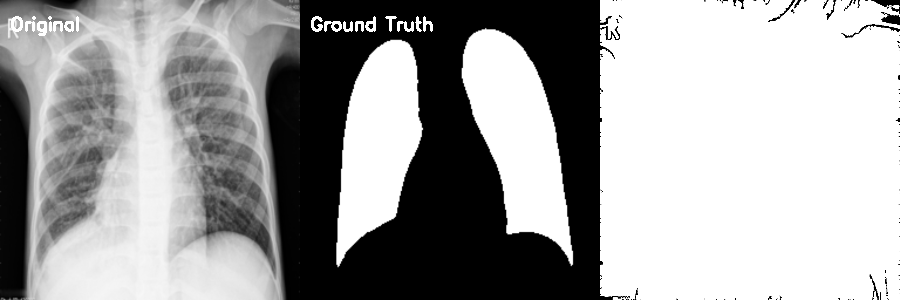
#> input picture lung_segmentation_comparison/non_COVID (11194)_adaptive.png, 900 x 300 px; its folder holds only this picture in this run
$ python -i seg4.py   (imports and definitions only)   (older library calls are emulated)
#> lines starting #> are read from the running program, lines starting #| are printed output that depends on the picture; after the words box and inside, x2 and y2 are one past the last pixel; in counts of white or black regions, pixels touching at a corner belong together
#> further down, picture is the input picture: shape (300, 900); min 0, max 255, mean 160.3
import cv2
import numpy as np
import matplotlib.pyplot as plt
import os

from skimage import measure, morphology
from scipy.ndimage import binary_fill_holes


# -------------------------------------------------
# Image Reading & Preprocessing
# -------------------------------------------------
def read_and_preprocess(path, size=(600, 600)):
    img = cv2.imread(path, cv2.IMREAD_GRAYSCALE)
    if img is None:
        raise FileNotFoundError(f"Could not read image: {path}")

    img = cv2.resize(img, size, interpolation=cv2.INTER_AREA)
    img = cv2.normalize(img, None, 0, 255, cv2.NORM_MINMAX)

    return img.astype(np.uint8)


# -------------------------------------------------
# Euler-number–based Binary Extraction
# -------------------------------------------------
def euler_binary_extraction(img):
    """
    Foreground extraction preserving large connected
    components with holes (lung anatomy).
    """

    # Otsu binarization
    _, binary = cv2.threshold(
        img, 0, 255, cv2.THRESH_BINARY + cv2.THRESH_OTSU
    )
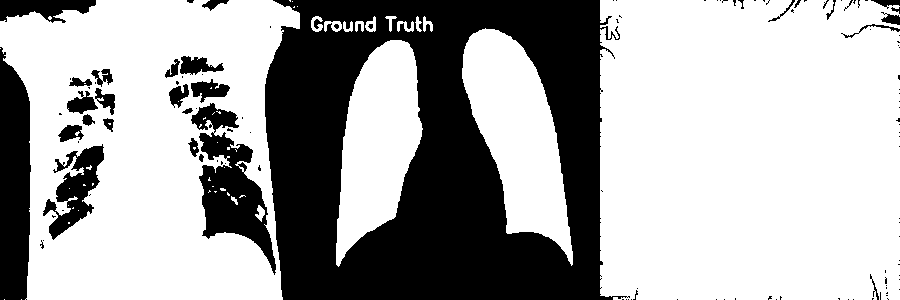
#> binary: shape (300, 900); 66.2% white; 123 black regions (94 under 20 px), largest, box (x1, y1, x2, y2) and area: (265, 0, 630, 300) 70738, (0, 47, 31, 300) 6719, (191, 103, 276, 275) 5882
    binary = (binary > 0).astype(np.uint8)
#> binary: shape (300, 900); values 0 (black) and 1 (white), 66.2% white; 123 black regions (94 under 20 px)

    labels = measure.label(binary, connectivity=2)
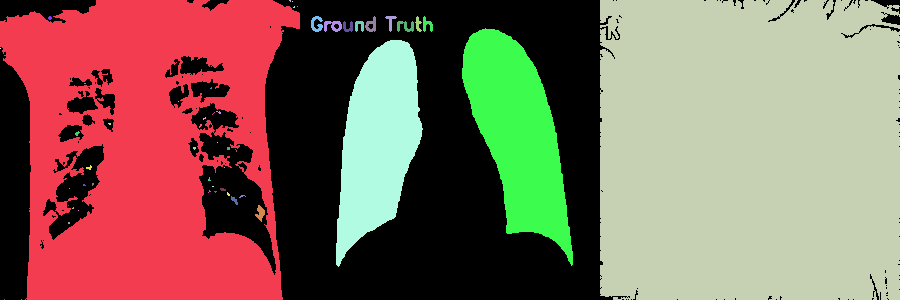
#> labels: shape (300, 900) int64; 53 distinct labels, from 0 to 52; one colour per label, 0 black
    regions = measure.regionprops(labels)
#> regions = 52 regions; largest, box (x1, y1, x2, y2) and area: (600, 0, 900, 300) 88831, (0, 0, 300, 300) 62495, (462, 28, 573, 266) 13968, (336, 40, 423, 267) 12254, (324, 21, 342, 32) 122

    cleaned = np.zeros_like(binary)

    for region in regions:
        # Lung regions are large and contain holes
        if region.area > 5000 and region.euler_number <= 0:
            cleaned[labels == region.label] = 1
#> this loop made 52 passes
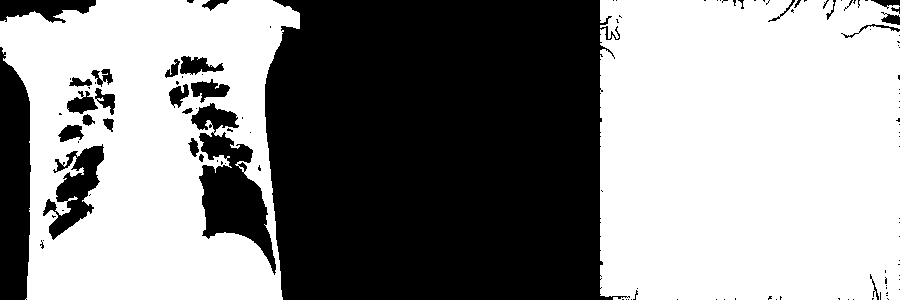
#> cleaned: shape (300, 900); values 0 (black) and 1 (white), 56% white; 121 black regions (92 under 20 px), largest, box (x1, y1, x2, y2) and area: (265, 0, 630, 300) 97795, (0, 47, 31, 300) 6722, (191, 103, 276, 275) 6090

    # Smooth binary regions
    cleaned = morphology.binary_closing(cleaned, morphology.disk(5))
#> cleaned: shape (300, 900) bool; 57.6% white; 16 black regions, largest, box (x1, y1, x2, y2) and area: (265, 0, 602, 300) 97516, (0, 60, 31, 300) 6667, (200, 166, 272, 253) 4040
    cleaned = morphology.binary_opening(cleaned, morphology.disk(3))
#> cleaned: shape (300, 900) bool; 57.5% white; 12 black regions, largest, box (x1, y1, x2, y2) and area: (200, 0, 602, 300) 102439, (0, 60, 31, 300) 6667, (49, 146, 104, 236) 2049

    return cleaned.astype(np.uint8)


# -------------------------------------------------
# Edge Detection & Morphology
# -------------------------------------------------
# -------------------------------------------------
# Scharr Edge Detection
# -------------------------------------------------
def scharr_edge(binary_img):
    gx = cv2.Scharr(binary_img.astype(np.float32), cv2.CV_32F, 1, 0)
    gy = cv2.Scharr(binary_img.astype(np.float32), cv2.CV_32F, 0, 1)
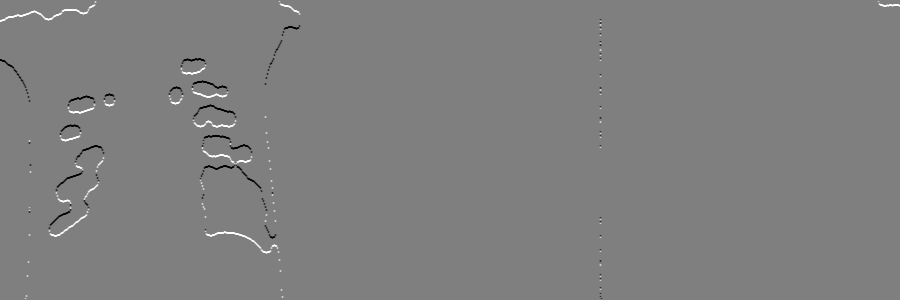
#> gy: shape (300, 900) float32; min -16, max 16, mean 0.0111; drawn with min black and max white

    mag = cv2.magnitude(gx, gy)

    mag = cv2.normalize(mag, None, 0, 255, cv2.NORM_MINMAX)
    mag = mag.astype(np.uint8)

    _, edges = cv2.threshold(mag, 30, 255, cv2.THRESH_BINARY)
#> edges: shape (300, 900); 2% white in thin lines or dots

    return edges


def morphological_refinement(edges):
    kernel = cv2.getStructuringElement(cv2.MORPH_ELLIPSE, (5, 5))

    dilated = cv2.dilate(edges, kernel, iterations=2)
#> dilated: shape (300, 900); 8.4% white; 8 white regions, largest, box (x1, y1, x2, y2) and area: (164, 0, 305, 300) 10798, (595, 0, 607, 300) 3163, (44, 141, 109, 241) 2886
    eroded = cv2.erode(dilated, kernel, iterations=1)
#> eroded: shape (300, 900); 5.4% white; 8 white regions, largest, box (x1, y1, x2, y2) and area: (166, 0, 303, 300) 7174, (597, 0, 605, 300) 1934, (46, 143, 107, 239) 1821

    return eroded


# -------------------------------------------------
# Region Filling & Lung Extraction
# -------------------------------------------------
def fill_lung_regions(edge_img):
    filled = binary_fill_holes(edge_img > 0)
#> filled: shape (300, 900) bool; 7.4% white; 8 white regions
    return filled.astype(np.uint8)


def extract_lungs(filled_img):
    labels = measure.label(filled_img, connectivity=2)
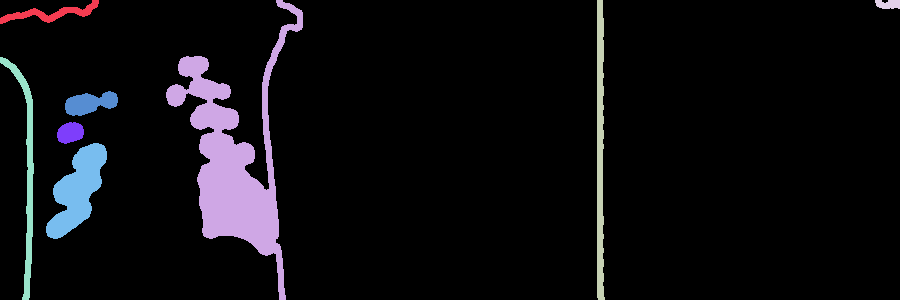
#> labels: shape (300, 900) int64; 9 distinct labels, from 0 to 8; one colour per label, 0 black
    regions = measure.regionprops(labels)
#> regions = 8 regions; box (x1, y1, x2, y2) and area: (166, 0, 303, 300) 11322, (46, 143, 107, 239) 2998, (597, 0, 605, 300) 1934, (0, 57, 34, 300) 1605, (65, 91, 118, 116) 862, (0, 0, 99, 24) 735, (57, 122, 84, 144) 454, (875, 0, 900, 9) 190

    regions = sorted(regions, key=lambda r: r.area, reverse=True)

    lung_mask = np.zeros_like(filled_img)

    for region in regions[:2]:  # Left & right lung
        lung_mask[labels == region.label] = 1
#> this loop made 2 passes
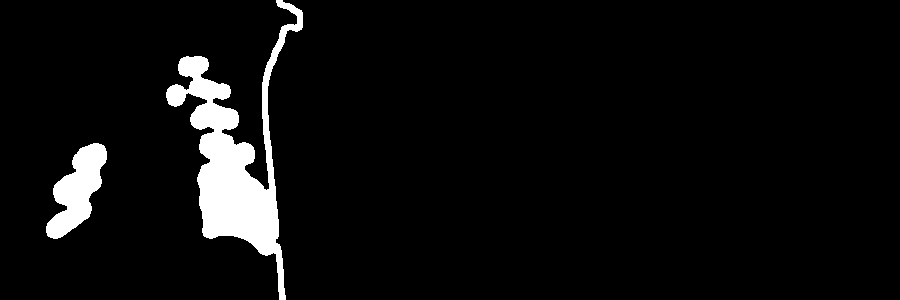
#> lung_mask: shape (300, 900); values 0 (black) and 1 (white), 5.3% white; 2 white regions, box (x1, y1, x2, y2) and area: (166, 0, 303, 300) 11322, (46, 143, 107, 239) 2998

    lung_mask = morphology.binary_closing(lung_mask, morphology.disk(10))
#> lung_mask: shape (300, 900) bool; 6% white; 2 white regions, box (x1, y1, x2, y2) and area: (166, 0, 303, 300) 13078, (46, 143, 107, 239) 3115
    lung_mask = morphology.binary_opening(lung_mask, morphology.disk(5))
#> lung_mask: shape (300, 900) bool; 5.6% white; 3 white regions, box (x1, y1, x2, y2) and area: (166, 56, 282, 260) 11497, (46, 143, 107, 239) 3115, (276, 0, 303, 36) 588

    return lung_mask.astype(np.uint8)


# -------------------------------------------------
# Segmentation Pipeline
# -------------------------------------------------
def lung_segmentation_pipeline_from_image(img):
    binary = euler_binary_extraction(img)
    edges = scharr_edge(binary)
    refined_edges = morphological_refinement(edges)
    filled = fill_lung_regions(refined_edges)
    lung_mask = extract_lungs(filled)

    segmented = img * lung_mask
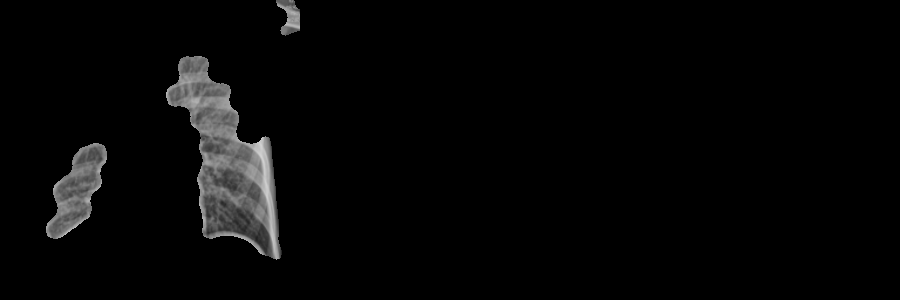
#> segmented: shape (300, 900); min 0, max 211, mean 6.4
    return lung_mask, segmented


# -------------------------------------------------
# Ground Truth Mask Loader
# -------------------------------------------------
def read_mask(path, size=(600, 600)):
    mask = cv2.imread(path, cv2.IMREAD_GRAYSCALE)
    if mask is None:
        raise FileNotFoundError(f"Could not read mask: {path}")

    mask = cv2.resize(mask, size, interpolation=cv2.INTER_NEAREST)
    return (mask > 0).astype(np.uint8)


# -------------------------------------------------
# Visualization
# -------------------------------------------------
def save_comparison(img, gt_mask, pred_mask, title, save_path):
    plt.figure(figsize=(12, 4))

    plt.subplot(1, 3, 1)
    plt.imshow(img, cmap="gray")
    plt.title("Original CXR")
    plt.axis("off")

    plt.subplot(1, 3, 2)
    plt.imshow(gt_mask, cmap="gray")
    plt.title("Ground Truth")
    plt.axis("off")

    plt.subplot(1, 3, 3)
    plt.imshow(pred_mask, cmap="gray")
    plt.title("Predicted Mask")
    plt.axis("off")

    plt.suptitle(title)
    plt.tight_layout()
    plt.savefig(save_path, dpi=300, bbox_inches="tight")
    plt.close()


# -------------------------------------------------
# Run on Dataset
# -------------------------------------------------
cxr_dir = "../data/COVIDQU/Lung Segmentation Data/Test/COVID-19/images"
mask_dir = "../data/COVIDQU/Lung Segmentation Data/Test/COVID-19/lung masks"
# cxr_dir = "JSRT/jsrt/cxr"
# mask_dir = "JSRT/jsrt/masks"

output_dir = "outputs4"
# [1 line not run here, left out]

# [4 lines that did not run here, left out]

# [26 lines not run here, left out]

>>> import cv2
>>> picture = cv2.imread('../lung_segmentation_comparison/non_COVID (11194)_adaptive.png', cv2.IMREAD_GRAYSCALE)
>>> result = lung_segmentation_pipeline_from_image(picture)

$ run again, on lung_segmentation_comparison/non_COVID (11196)_adaptive.png
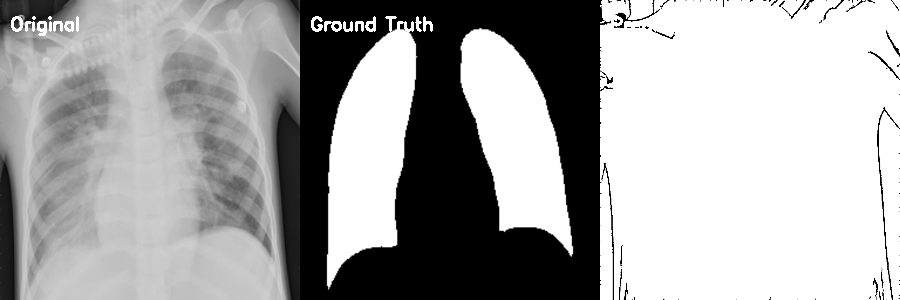
#> input picture lung_segmentation_comparison/non_COVID (11196)_adaptive.png, 900 x 300 px
#> picture is the input picture: shape (300, 900); min 0, max 255, mean 165.7
#> in euler_binary_extraction, `labels = measure.label(binary, connectivity=2)`:
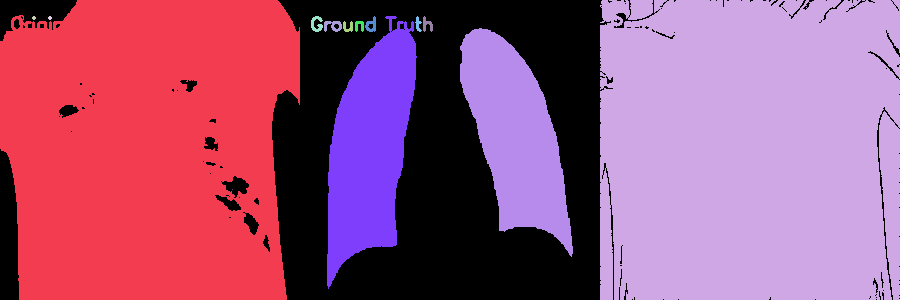
#> labels: shape (300, 900) int64; 15 distinct labels, from 0 to 14; one colour per label, 0 black
#> in euler_binary_extraction, `regions = measure.regionprops(labels)`: regions = 14 regions; largest, box (x1, y1, x2, y2) and area: (600, 0, 900, 300) 88542, (0, 0, 300, 300) 79678, (327, 16, 417, 289) 14986, (460, 28, 573, 257) 14127, (324, 21, 342, 32) 122
#> the loop in euler_binary_extraction, `for region in regions:` made 14 passes
#> edges: shape (300, 900); 1.4% white in thin lines or dots, all inside (x1, y1, x2, y2) = (0, 0, 603, 300)
#> dilated: shape (300, 900); 6.4% white; 7 white regions, largest, box (x1, y1, x2, y2) and area: (322, 11, 422, 287) 6588, (267, 0, 305, 300) 3493, (595, 0, 607, 300) 3160
#> eroded: shape (300, 900); 3.9% white; 7 white regions, largest, box (x1, y1, x2, y2) and area: (324, 13, 420, 285) 4062, (269, 0, 303, 300) 2130, (597, 0, 605, 300) 1927
#> filled: shape (300, 900) bool; 8.8% white; 7 white regions
#> in extract_lungs, `regions = measure.regionprops(labels)`: regions = 7 regions; box (x1, y1, x2, y2) and area: (324, 13, 420, 285) 17125, (269, 0, 303, 300) 2130, (597, 0, 605, 300) 1927, (0, 147, 22, 300) 985, (0, 0, 80, 40) 690, (224, 175, 250, 214) 667, (59, 102, 77, 119) 242
#> the loop in extract_lungs, `for region in regions[:2]:` made 2 passes
#> in extract_lungs, `lung_mask = morphology.binary_opening(lung_mask, morphology.disk(5))`:
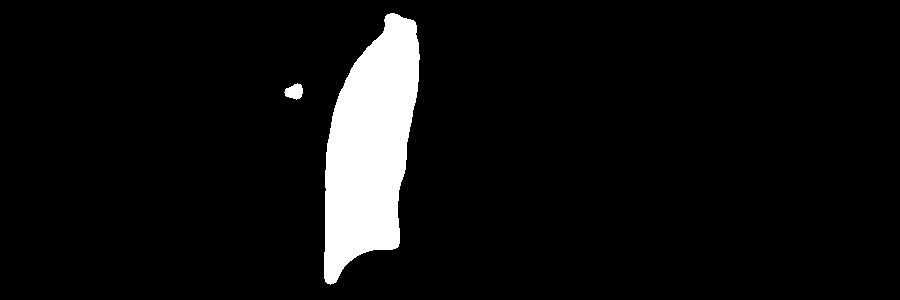
#> lung_mask: shape (300, 900) bool; 6.4% white; 2 white regions, box (x1, y1, x2, y2) and area: (324, 13, 420, 285) 17127, (284, 83, 303, 100) 219
